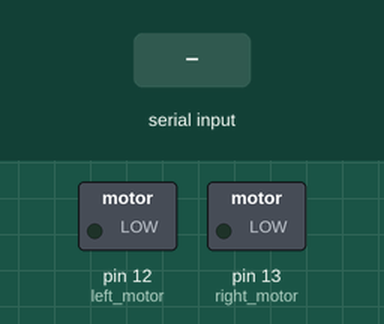
A sketch run on a simulated Arduino Uno, built with avr-gcc and run on an emulated ATmega328P. Shown: switched loads named in the sketch (green lamp = pin HIGH). Inputs (shaded band) come from the test bench.

Above: at 1.2 s.
1.3 s: "w" received over Serial
At 2.3 s:
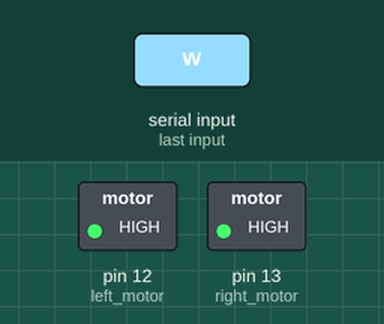
2.8 s: "a" received over Serial
At 3.5 s:
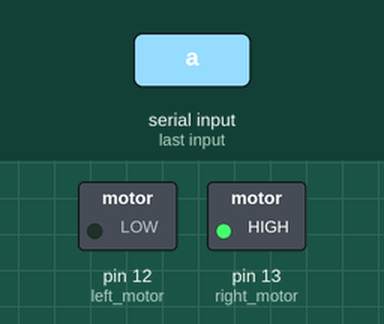
4.3 s: "d" received over Serial
At 4.6 s:
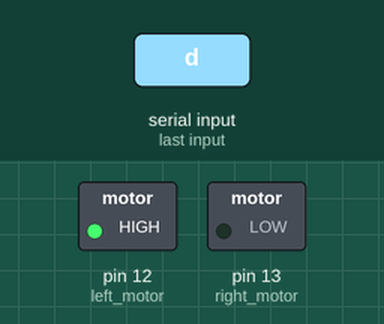
5.8 s: "s" received over Serial
At 7.0 s:
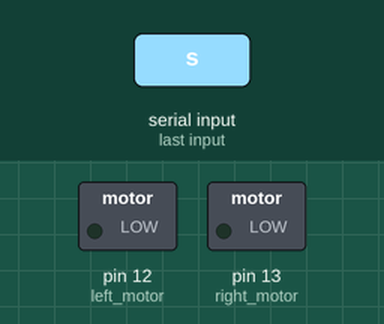
Timing chart, 0 to 8.3 s (numbered marks = the images above; inputs shaded):
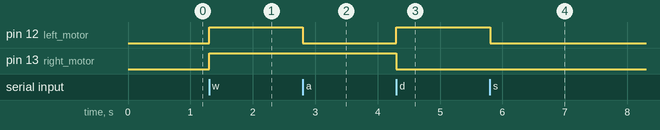

Measured:
- after the input at 1.3 s, pin 12 (left_motor), pin 13 (right_motor): LOW → HIGH at once
- after the input at 2.8 s, pin 12 (left_motor): HIGH → LOW at once
- after the input at 4.3 s, pin 12 (left_motor): LOW → HIGH at once; pin 13 (right_motor): HIGH → LOW at once
- after the input at 5.8 s, pin 12 (left_motor): HIGH → LOW at once

The sketch:

Hand_to_Arduino.ino
```cpp
int left_motor = 12;
int right_motor = 13;
int speed = 255;
int stop = 0;
String action;

void moveForward(int);
void moveLeft(int);
void moveRight(int);
void stopMoving();

void setup() {
  Serial.begin(115200);
  Serial.setTimeout(1);
  analogWrite(left_motor, 0);
  analogWrite(right_motor, 0);
}

void loop() {

  while(!Serial.available());
  action = Serial.readString();
  char c = action[0];

  if(c == 'w'){
    moveForward(speed);
  }
  else if(c == 'a') {
    moveLeft(speed);
  }
  else if(c == 'd') {
    moveRight(speed);
  }
  else if (c == 's'){
    stopMoving(); // If you've L298N, implement moveBackward
  }
  else{
    stopMoving();
  }
}

void moveForward(int speed = 255) {
  analogWrite(left_motor, speed);
  analogWrite(right_motor, speed);
}

void moveLeft(int speed = 255) {
  analogWrite(left_motor, stop);
  analogWrite(right_motor, speed);
}

void moveRight(int speed = 255) {
  analogWrite(left_motor, speed);
  analogWrite(right_motor, stop);
}

void stopMoving() {
  analogWrite(left_motor, stop);
  analogWrite(right_motor, stop);
}
```
